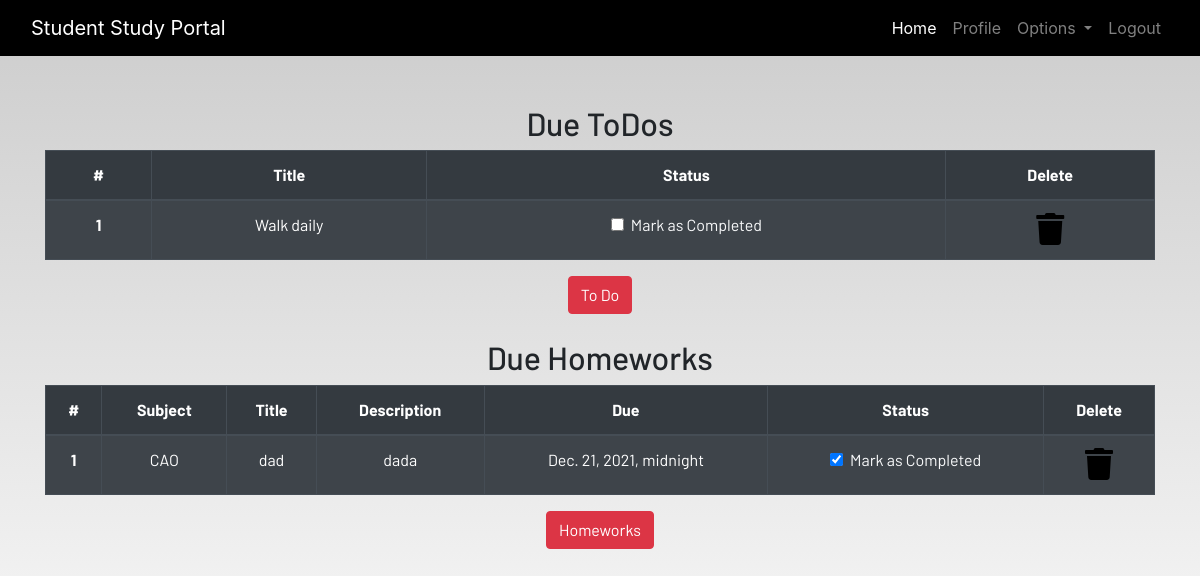
The page /profile/ (signed in) on the database as committed earlier.
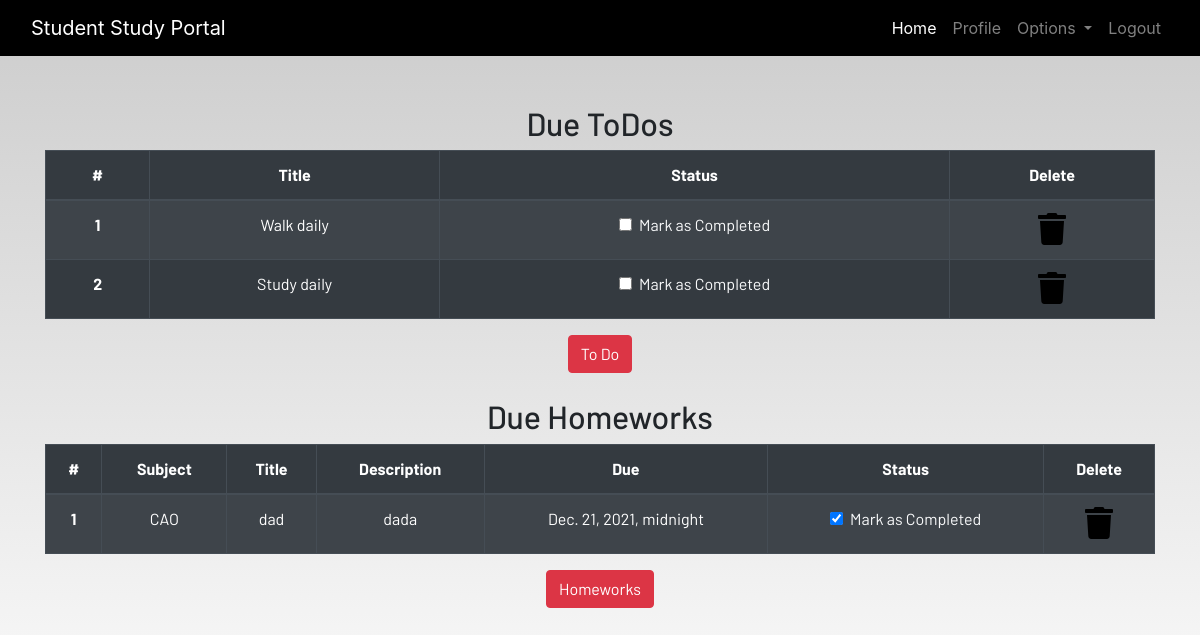
The same page on the database as committed later.
### dashboard/models.py (models this page shows, shortened)
class Todo(models.Model):
    user=models.ForeignKey(User,on_delete=models.CASCADE)
    title=models.CharField(max_length=100)
    is_finished=models.BooleanField(default=False)

class Homework(models.Model):
    user=models.ForeignKey(User,on_delete=models.CASCADE)
    subject=models.CharField(max_length=50)
    title=models.CharField(max_length=100)
    description=models.TextField()
    due=models.DateTimeField()
    is_finished=models.BooleanField(default=False)

### dashboard/views.py (the view)
# urls.py: path('profile/',dash_views.profile,name="profile"),
@login_required
def profile(request):
    homeworks=Homework.objects.filter(is_finished=False,user=request.user)
    todos=Todo.objects.filter(is_finished=False,user=request.user)
    if len(homeworks)==0:
        homework_done=True
    else:
        homework_done=False
    if len(todos)==0:
        todos_done=True
    else:
        todos_done=False
    context={
        'homeworks':homeworks,
        'todos':todos,
        'homework_done':homework_done,
        'todos_done':todos_done
    }
    return render(request,"dashboard/profile.html",context)

### dashboard/templates/dashboard/profile.html
{% extends 'dashboard/base.html' %}
{% load static %}
{% load crispy_forms_tags%}
{% block content %}
<section class="text-center">
    <div class="container">
        {% if not todos_done%}
        <h2>Due ToDos</h2>
        <table class="table table-striped table-bordered table-hover table-dark">
            <thead>
                <tr>
                    <th scope="col">#</th>
                    <th scope="col">Title</th>
                    <th scope="col">Status</th>
                    <th scope="col">Delete</th>
                </tr>
            </thead>
            <tbody>
            {% for todo in todos %}
                <tr>
                    <th scope="row">{{forloop.counter}}</th>
                    <td>{{todo.title}}</td>
                    <td>
                        <a href="{% url 'update-todo' todo.id %}">
                            <div class="form-check">
                            {% if todo.is_finished == True %}
                                <input class="form-check-input" type="checkbox" value="" checked>
                                {% else %}
                                <input class="form-check-input" type="checkbox" value="">
                                {% endif %}
                                <label class="form-check-label text-light" for="flexCheckDefault">
                                    Mark as Completed
                                </label>
                            </div>
                        </a>
                    </td>
                    <td><a href="{%url 'delete-todo' todo.id %}"><i class="fa fa-trash fa-2x"></i></a></td>
                </tr>
                {% endfor %}
            </tbody>
        </table>
        {% else %}
        <h3>All To dos are completed!!!!</h3>
         {% endif %}
        <a href="{% url 'todo' %}" class="btn btn-danger">To Do</a>
        <br><br>
        {% if not homework_done%}
        <h2>Due Homeworks</h2>
        <table class="table table-striped table-bordered table-hover table-dark">
            <thead>
                <tr>
                    <th scope="col">#</th>
                    <th scope="col">Subject</th>
                    <th scope="col">Title</th>
                    <th scope="col">Description</th>
                    <th scope="col">Due</th>
                    <th scope="col">Status</th>
                    <th scope="col">Delete</th>
                </tr>
            </thead>
            <tbody>
            {% for homework in homeworks %}
                <tr>
                    <th scope="row">{{forloop.counter}}</th>
                    <td>{{homework.subject}}</td>
                    <td>{{homework.title}}</td>
                    <td>{{homework.description}}</td>
                    <td>{{homework.due}}</td>
                    <td>
                        <a href="{% url 'update-homework' homework.id %}">
                            <div class="form-check">
                            {% if homework.is_finished == True %}
                                <input class="form-check-input" type="checkbox" value="" checked>
                                {% else %}
                                 <input class="form-check-input" type="checkbox" value="" checked>
                                 {% endif %}
                                <label class="form-check-label text-light" for="flexCheckDefault">
                                    Mark as Completed
                                </label>
                            </div>
                        </a>
                    </td>
                    <td><a href="{% url 'delete-homework' homework.id %}"><i class="fa fa-trash fa-2x"></i></a></td>
                </tr>
                {% endfor %}
            </tbody>
        </table>
        {% else %}
        <h3>All To homeworks are completed!!!!</h3>
        {% endif %}
        <a href="{% url 'homework' %}" class="btn btn-danger">Homeworks</a>
    </div>
</section>
{% endblock content %}

Rows that differ between the two databases and show on the page:
added Todo: title "Study daily"
